Frame 1 (no input): blank canvas, image omitted
Frame 60 (the mouse pressed at the canvas centre just before this capture): blank canvas, image omitted
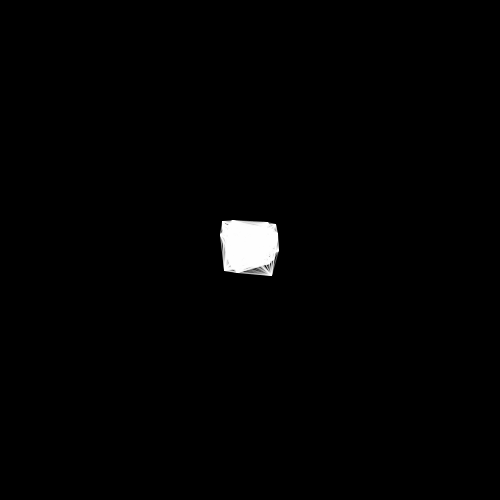
Frame 120 (the mouse held since frame 60 and released just before this capture)

The Processing sketch whose frames 1 and 60 were blank and that drew this single picture after the mouse press (run headless with seeded random() and noise(); from frame 60 on, the mouse is pressed at the canvas centre):

// Processing sketch: Mesh
// ── Mesh.pde

ArrayList<PVector> positions;

void setup(){
  size(500, 500);
  frameRate(30);
  background(0);
  stroke(255, 100);
  
  positions = new ArrayList<PVector>();
  
}

void draw(){
  if(mousePressed){
    float x = mouseX + map(random(1), 0, 1, -30, 30);
    float y = mouseY + map(random(1), 0, 1, -30, 30);
    PVector newPos = new PVector(x, y);
    for(PVector pos : positions){
      if(PVector.dist(newPos, pos) < 50){
        line(newPos.x, newPos.y, pos.x, pos.y);
      }
    }
    positions.add(newPos);
  }
}
